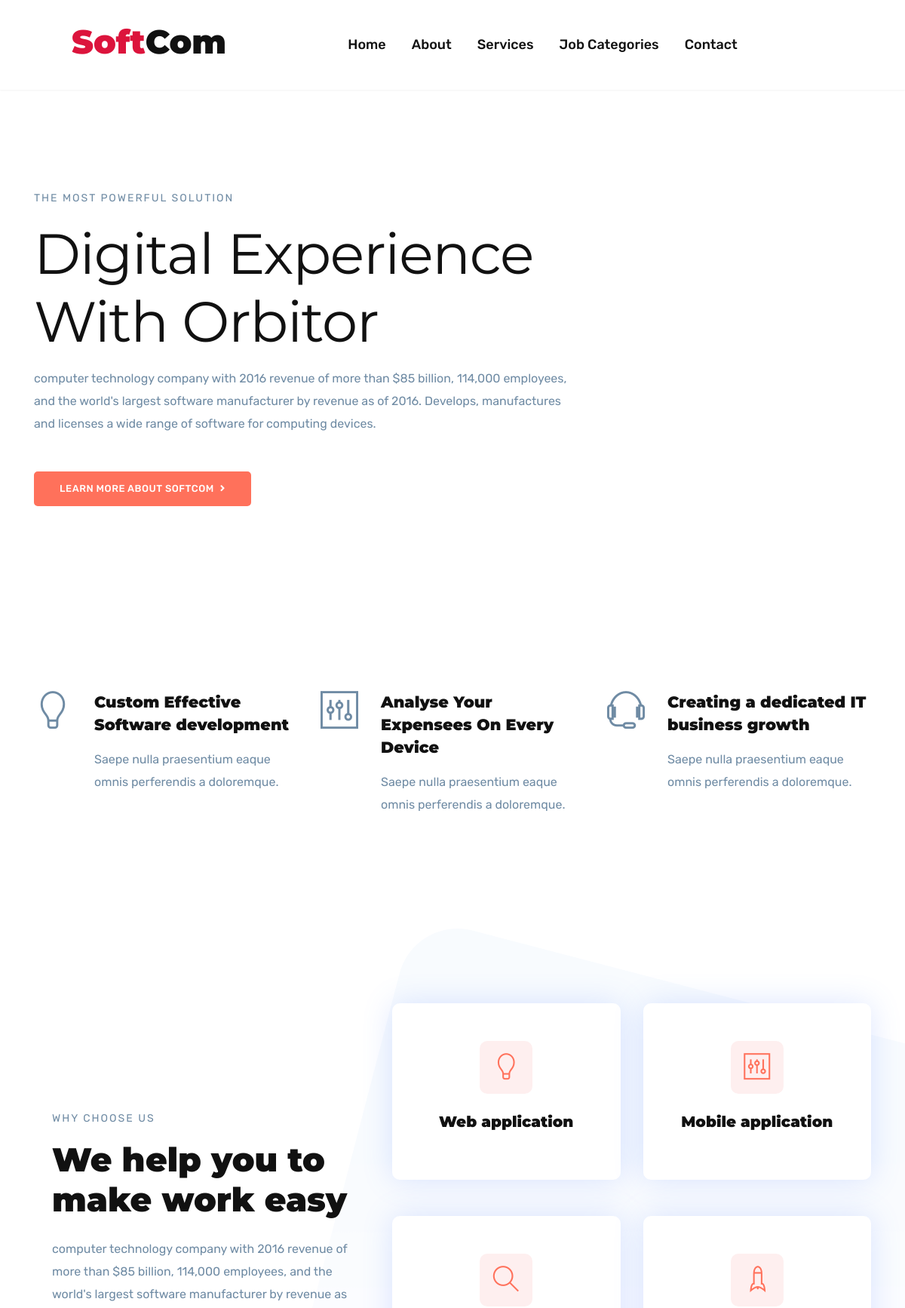
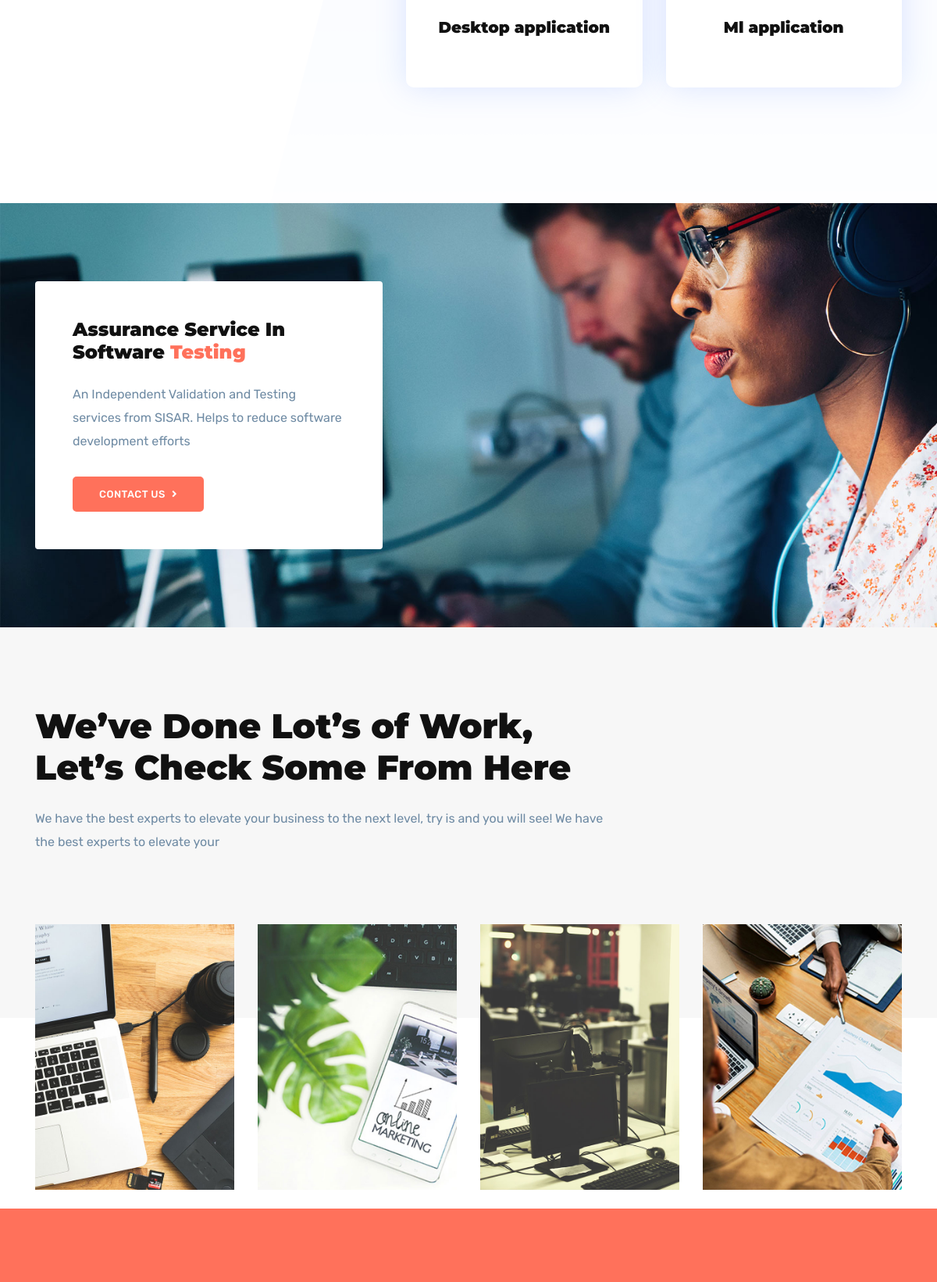
The page / (upper part) on the database its author committed (2 pictures, top to bottom).
### STARTUP/models.py (models this page shows, shortened)
class Company(models.Model):
    title       = models.CharField(max_length=200)
    description = models.TextField()
    country     = models.CharField(max_length=100)
    privacy     = models.CharField(max_length=100)
    city        = models.CharField(max_length=100)
    phone_No    = models.CharField(max_length=15)
    email       = models.EmailField()
    fb_link     = models.URLField(blank=True)
    tw_link     = models.URLField(blank=True)
    ln_link     = models.URLField(blank=True)
    define_video= models.FileField(upload_to='videos/', blank=True ,null=True,
                                    validators=[FileExtensionValidator(allowed_extensions=['MOV','avi','mp4','webm','mkv'])])
    def __str__(self):
        return self.title

class Job_Categories(models.Model):
    category    = models.CharField(max_length=200)
    def __str__(self):
        return self.category.capitalize()

class Projects_had_done(models.Model):
    category    = models.ForeignKey(Job_Categories,on_delete=models.CASCADE)
    title       = models.CharField(max_length=255)
    details     = models.TextField()
    image       = models.ImageField(upload_to='pro_had_finished/')
    slug        = models.SlugField(null=True,blank=True)
    client      = models.CharField(max_length=225)
    start_date  = models.DateTimeField(null=True, blank=True)
    end_date    = models.DateTimeField(null=True, blank=True)
    project_url = models.URLField(null=True, blank=True)

### STARTUP/views.py (the view)
# urls.py: path('', HomeView.as_view(), name='home'),
class HomeView(TemplateView):
    template_name = 'home_pages/index.html'
    def get_context_data(self, **kwargs):
        context = super().get_context_data(**kwargs)
        context["com"] = Company.objects.latest('pk')
        context["statistics"] = OurStatistics.objects.latest('pk')
        context["categories"] = Job_Categories.objects.all()
        context["cat_and_icon"] = zip(context["categories"],["ti-light-bulb","ti-panel","ti-search","ti-rocket"])
        context["project_done"] = Projects_had_done.objects.all().order_by('-pk')
        context["bg"] = Site_bg_Images.objects.latest('pk')
        return context

### STARTUP/templates/home_pages/index.html
{% extends 'base.html' %}
{% block content %}
    {% include "snippets/navbar.html" %}
    {% include "snippets/header.html" %}
    {% include "snippets/about_work.html" %}
    {% include "snippets/job_categories.html" %}
    {% include "snippets/about_company.html" %}
    {% include "snippets/projects_had_finished.html" %}
    {% include "snippets/our_statistics.html" %}
{% endblock content %}

### templates/snippets/header.html (shortened to what this page needs)
{% load static %}
<section class="banner d-flex align-items-center">
	<div class="container">
		<div class="row">
			<div class="col-lg-10 col-md-12 col-xl-8">
				<div class="block">
					<span class="text-uppercase text-sm letter-spacing ">The most powerful Solution</span>
					<h1 class="mb-3 mt-3">Digital experience with Orbitor</h1>
					<p class="mb-5">{{com.description}}</p>
					<a href="{% url 'startup:about' %}" class="btn btn-main">Learn more about {{com}}<i class="fa fa-angle-right ml-2"></i></a>
				</div>
			</div>
		</div>
	</div>
</section>

### templates/snippets/job_categories.html
{% load static %}
<section class="section process">
	<div class="container">
		<div class="row align-items-center">
			<div class="col-lg-5">
				<div class="process-block pl-4">
					<span class="text-uppercase text-sm letter-spacing">Why choose us</span>
					<h2 class="mb-4 mt-3">We help you to make work easy</h2>
					<p class="mb-4">{{com.description|slice:":150"}}</p>
				</div>
			</div>
			<div class="col-lg-7 col-xs-12 col-md-12">
				<div class="row">
					{% for cat  , icon in cat_and_icon %}
					<div class="col-lg-6 col-md-6 col-sm-6 mb-5">
						<div class="icon-block text-center mb-4 mb-lg-0">
							<i class={{icon}}></i>
							<h5>{{cat}}</h5>
						</div>
					</div>
					{% endfor %}
				</div>
			</div>
		</div>
	</div>
</section>

### templates/snippets/projects_had_finished.html (shortened to what this page needs)
{% load static %}
<section class="section portfolio pb-0">
	<div class="container">
		<div class="row">
			<div class="col-lg-8">
				<div class="heading">
					<h2 class="mb-4">We’ve Done Lot’s of Work, Let’s Check Some From Here</h2>
					<p>We have the best experts to elevate your business to the next level, try is and you will see! We have the best experts to elevate your </p>
				</div>
			</div>
		</div>
	</div>
	<div class="container-fluid">
		<div class="row portfolio-gallery">
			{% for pro in project_done|slice:"0:6"  %}
			<div class="col-lg-4 col-md-6">
				<div class="portflio-item position-relative mb-4">
					<a href="{% url 'startup:project_done_details' pro.slug %}">
						<img src="{{pro.image.url}}" alt="" class="img-fluid w-100">
					</a>
				</div>
			</div>
			{% endfor %}
		</div>
	</div>
</section>

### static/css/style.css (style rules this page uses)
html { overflow-x: hidden; }
body { line-height: 1.6; font-family: "Rubik", sans-serif; -webkit-font-smoothing: antialiased; font-size: 16px; color: #6F8BA4; font-weight: 400; }
h1, .h1, h2, .h2, h3, .h3, h4, .h4, h5, .h5, h6, .h6 { font-family: "Montserrat", sans-serif; font-weight: 900; color: #111; }
h1, .h1 { font-size: 2.5rem; }
h2, .h2 { font-size: 44px; }
h5, .h5 { font-size: 1.25rem; }
p { line-height: 30px; }
.btn { display: inline-block; font-size: 14px; font-size: 0.8125rem; font-weight: 500; letter-spacing: 0.5px; padding: 0.7rem 2rem; text-transform: uppercase; border-radius: 5px; border: 2px solid transparent; transition: all 0.35s ease; }
.btn-main { background: #FF715B; color: #fff; border-color: #FF715B; }
.section { padding: 100px 0; }
.text-sm { font-size: 14px; }
a { color: #111; text-decoration: none; }
.slick-slide:focus, .slick-slide a { outline: none; }
.banner { position: relative; overflow: hidden; background: #fff; padding: 120px 0px; min-height: 800px; }
.banner .block { padding-top: 120px; }
.banner .block h1 { font-size: 75px; line-height: 1.2; font-weight: 400; letter-spacing: -1.2px; text-transform: capitalize; }
.letter-spacing { letter-spacing: 2px; }
@media (max-width: 1200px) { .banner { background: #fff !important; } }
.process { position: relative; }
.process:before { position: absolute; content: ""; right: 0px; top: 0px; width: 100%; height: 100%; background: url("../images/bg/bg-half.png") no-repeat; background-position: top right; }
.icon-block { padding: 50px 40px; background: #fff; border-radius: 10px; box-shadow: 0px 0px 40px 0px rgba(85, 128, 255, 0.2); }
.icon-block i { font-size: 35px; background: rgba(239, 50, 58, 0.08); width: 70px; height: 70px; text-align: center; padding-top: 16px; border-radius: 10px; display: inline-block; color: #FF715B; }
.icon-block h5 { margin-top: 25px; margin-bottom: 15px; }
.heading { margin-bottom: 90px; }
.portfolio { position: relative; }
.portfolio:before { position: absolute; content: ""; left: 0px; top: 0px; width: 100%; height: 500px; background-color: #f7f7f7; }
.portflio-item:before { content: " "; display: block; left: 0; height: 100%; width: 0%; position: absolute; transition: all 0.25s cubic-bezier(0.86, 0, 0.07, 1); background: rgba(255, 113, 91, 0.98); opacity: 0; overflow: hidden; }
.portfolio-gallery { padding: 0px 30px; }

### rows shown on the page
Company: description "computer technology company with 2016 revenue of more than $85 billion, 114,000 employees, and the world's largest software manufacturer by revenue as of 2016. Develops, manufactures and licenses a wide range of software for computing devices.", title "SOFTCOM", description "computer technology company with 2016 revenue of more than $85 billion, 114,000 employees, and the world's largest software manufacturer by revenue as"
Job_Categories: category "Web application"
Job_Categories: category "Mobile application"
Job_Categories: category "Desktop application"
Job_Categories: category "Ml application"
Projects_had_done: image (picture)
Projects_had_done: image (picture)
Projects_had_done: image (picture)
Projects_had_done: image (picture)
